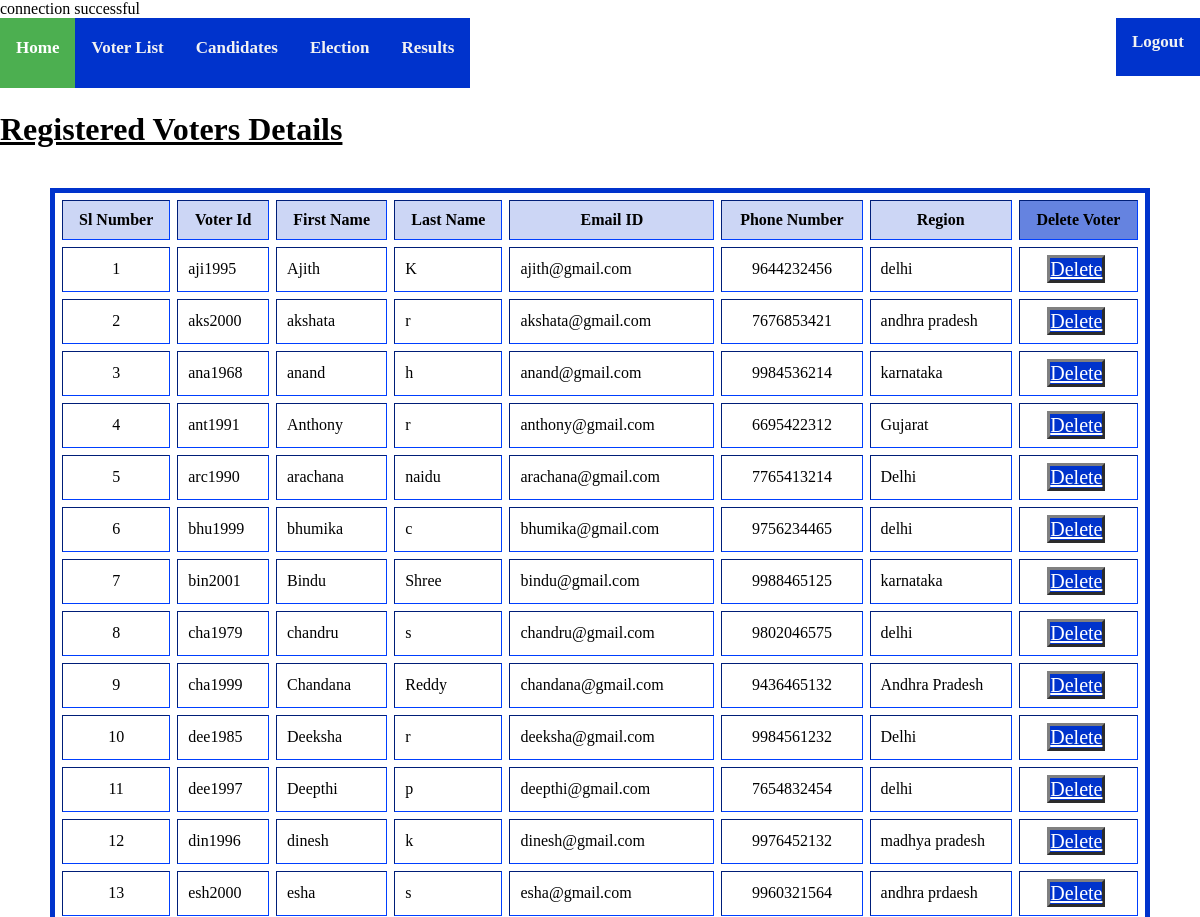
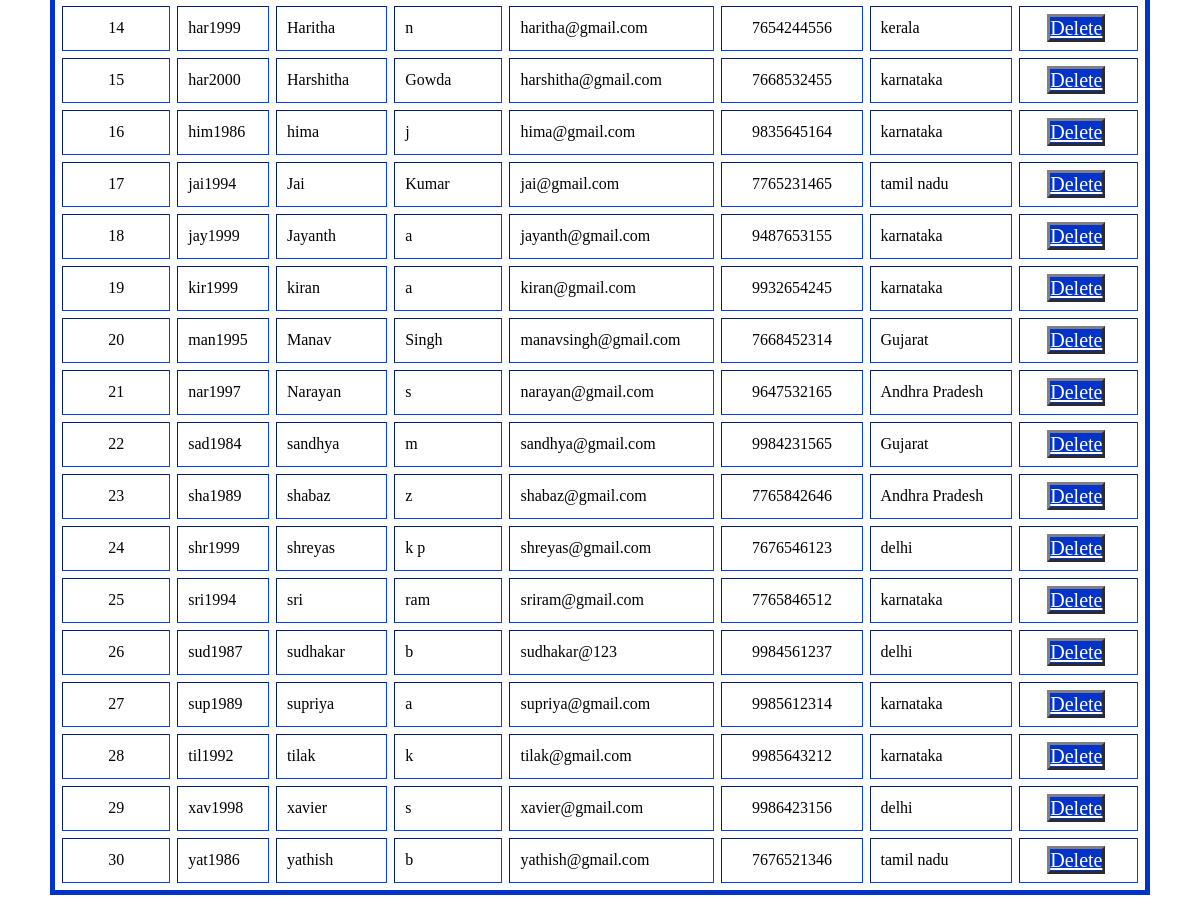
The page /voterlist.php (signed in) on the database its author committed (2 pictures, top to bottom).
### tables this page shows
CREATE TABLE `voter` (
  `id` int(11) NOT NULL,
  `voter_id` varchar(255) NOT NULL,
  `first_name` varchar(50) NOT NULL,
  `last_name` varchar(50) NOT NULL,
  `DOB` date NOT NULL,
  `mobile_no` bigint(20) NOT NULL,
  `gender` varchar(20) NOT NULL,
  `email` varchar(50) NOT NULL,
  `region` varchar(100) NOT NULL,
  `password` varchar(50) NOT NULL
);

### voterlist.php (the view, shortened to what this page needs)
<?php
include('dbconnection.php');
if(strlen($_SESSION['vlogin'])== 0)
    {
header('location:adminlogin.php');
}
else
{
	$sql="SELECT * FROM voter";
	$r = mysqli_query($conn,$sql);
?>
<html>
<head>
</head>
<body style="background-color:#FFFFFF;">
<div class="topnav" style="background-color:#0033cc;">
  <a class="active" href="adminhome.php"><b>Home</b></a>
  <a href="voterlist.php"><b>Voter List</b></a>
  <a href="admincandidates.php"><b>Candidates</b></a>
  <a href="election.php"><b>Election</b></a> <t/>
  <a href="aresults.php"><b>Results </b></a>
  <a class="z" href="logout.php"><b>Logout</b></a>
  </div>
<br>
<br>
<br>
<br>
  <h1><u>Registered Voters Details</u></h1>
<form id="updateform" method="post" action="voterlist.php">
 <br/>
<table  border='4' cellpadding='10' cellspacing='7' width="1100px" align="center" style="border: 5px solid #0033cc;" >
 <tr style="background-color:rgb(0, 51, 204, 0.2);">
 <th>Sl Number</th>
 <th colspan='2'>Voter Id</th>
 <th colspan='3'>First Name</th>
 <th colspan='2'>Last Name</th>
 <th colspan='3'>Email ID</th>
 <th colspan='10'>Phone Number</th>
 <th colspan='2'>Region</th>
 <th colspan='3'style="background-color:rgb(0, 51, 204, 0.5);">Delete Voter</th>
 </tr>
 <?php
$cnt=1;
while($cols=mysqli_fetch_assoc($r)){
?>
<td align="center"> <?php echo $cnt ?> </td>
<td colspan='2'><?php echo $cols['voter_id'] ?></td>
	<td colspan='3'><?php echo $cols['first_name']?></td>
	<td colspan='2'><?php echo $cols['last_name'] ?></td>
	<td colspan='3'><?php echo $cols['email']?></td>
	<td align="center" colspan='10'><?php echo $cols['mobile_no']?></td>
  <td colspan='2'><?php echo $cols['region']?></td>
  <td  align="center"><a href="deletevoter.php?voter_id=<?php echo $cols['voter_id'];?>" class="d">Delete </a> </td>
<?php
	$cnt++;
}
?>
</table>
</form>
</body>
</html>
<?php } ?>

### rows shown on the page
voter: voter_id "aji1995", first_name "Ajith", last_name "K", email "ajith@gmail.com", mobile_no "9644232456", region "delhi"
voter: voter_id "aks2000", first_name "akshata", last_name "r", email "akshata@gmail.com", mobile_no "7676853421", region "andhra pradesh"
voter: voter_id "ana1968", first_name "anand", last_name "h", email "anand@gmail.com", mobile_no "9984536214", region "karnataka"
voter: voter_id "ant1991", first_name "Anthony", last_name "r", email "anthony@gmail.com", mobile_no "6695422312", region "Gujarat"
voter: voter_id "arc1990", first_name "arachana", last_name "naidu", email "arachana@gmail.com", mobile_no "7765413214", region "Delhi"
voter: voter_id "bhu1999", first_name "bhumika", last_name "c", email "bhumika@gmail.com", mobile_no "9756234465", region "delhi"
voter: voter_id "bin2001", first_name "Bindu", last_name "Shree", email "bindu@gmail.com", mobile_no "9988465125", region "karnataka"
voter: voter_id "cha1979", first_name "chandru", last_name "s", email "chandru@gmail.com", mobile_no "9802046575", region "delhi"
voter: voter_id "cha1999", first_name "Chandana", last_name "Reddy", email "chandana@gmail.com", mobile_no "9436465132", region "Andhra Pradesh"
voter: voter_id "dee1985", first_name "Deeksha", last_name "r", email "deeksha@gmail.com", mobile_no "9984561232", region "Delhi"
voter: voter_id "dee1997", first_name "Deepthi", last_name "p", email "deepthi@gmail.com", mobile_no "7654832454", region "delhi"
voter: voter_id "din1996", first_name "dinesh", last_name "k", email "dinesh@gmail.com", mobile_no "9976452132", region "madhya pradesh"
voter: voter_id "esh2000", first_name "esha", last_name "s", email "esha@gmail.com", mobile_no "9960321564", region "andhra prdaesh"
voter: voter_id "har1999", first_name "Haritha", last_name "n", email "haritha@gmail.com", mobile_no "7654244556", region "kerala"
voter: voter_id "har2000", first_name "Harshitha", last_name "Gowda", email "harshitha@gmail.com", mobile_no "7668532455", region "karnataka"
voter: voter_id "him1986", first_name "hima", last_name "j", email "hima@gmail.com", mobile_no "9835645164", region "karnataka"
voter: voter_id "jai1994", first_name "Jai", last_name "Kumar", email "jai@gmail.com", mobile_no "7765231465", region "tamil nadu"
voter: voter_id "jay1999", first_name "Jayanth", last_name "a", email "jayanth@gmail.com", mobile_no "9487653155", region "karnataka"
voter: voter_id "kir1999", first_name "kiran", last_name "a", email "kiran@gmail.com", mobile_no "9932654245", region "karnataka"
voter: voter_id "man1995", first_name "Manav", last_name "Singh", email "manavsingh@gmail.com", mobile_no "7668452314", region "Gujarat"
voter: voter_id "nar1997", first_name "Narayan", last_name "s", email "narayan@gmail.com", mobile_no "9647532165", region "Andhra Pradesh"
voter: voter_id "sad1984", first_name "sandhya", last_name "m", email "sandhya@gmail.com", mobile_no "9984231565", region "Gujarat"
voter: voter_id "sha1989", first_name "shabaz", last_name "z", email "shabaz@gmail.com", mobile_no "7765842646", region "Andhra Pradesh"
voter: voter_id "shr1999", first_name "shreyas", last_name "k p", email "shreyas@gmail.com", mobile_no "7676546123", region "delhi"
voter: voter_id "sri1994", first_name "sri", last_name "ram", email "sriram@gmail.com", mobile_no "7765846512", region "karnataka"
voter: voter_id "sud1987", first_name "sudhakar", last_name "b", email "sudhakar@123", mobile_no "9984561237", region "delhi"
voter: voter_id "sup1989", first_name "supriya", last_name "a", email "supriya@gmail.com", mobile_no "9985612314", region "karnataka"
voter: voter_id "til1992", first_name "tilak", last_name "k", email "tilak@gmail.com", mobile_no "9985643212", region "karnataka"
voter: voter_id "xav1998", first_name "xavier", last_name "s", email "xavier@gmail.com", mobile_no "9986423156", region "delhi"
voter: voter_id "yat1986", first_name "yathish", last_name "b", email "yathish@gmail.com", mobile_no "7676521346", region "tamil nadu"
